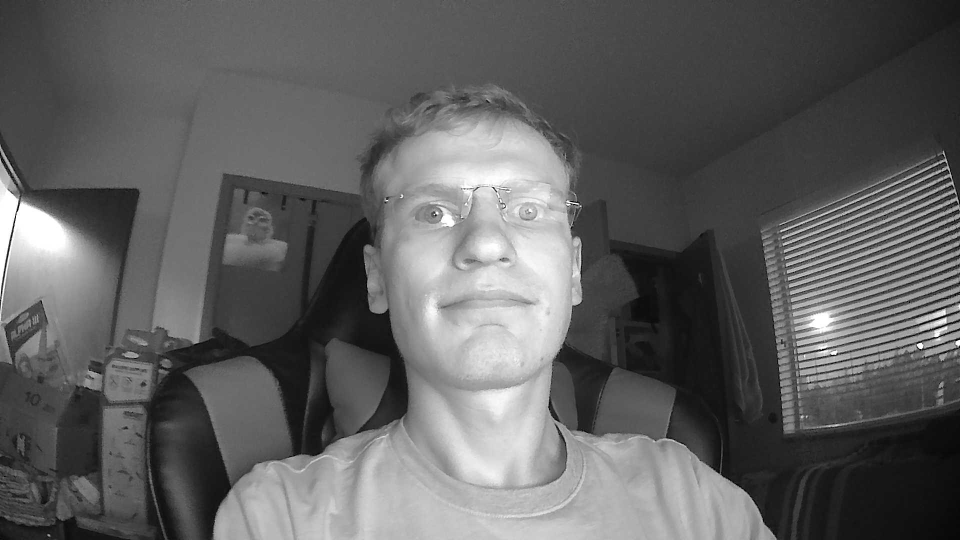
#> input picture Testing/poor_light_test.jpg, 1920 x 1080 px (shown at 1/2 size)
$ python pupil_detect.py
#> lines starting #> are read from the running program, lines starting #| are printed output that depends on the picture; after the words box and inside, x2 and y2 are one past the last pixel; in counts of white or black regions, pixels touching at a corner belong together
import cv2
import numpy

face_cascade = cv2.CascadeClassifier('../Models/haarcascade_frontalface_default.xml')
eye_cascade = cv2.CascadeClassifier('../Models/haarcascade_eye.xml')

detector_params = cv2.SimpleBlobDetector_Params()
detector_params.filterByArea = True
detector_params.maxArea = 1500
detector = cv2.SimpleBlobDetector_create(detector_params)

def grayscale(img):
    return cv2.cvtColor(img, cv2.COLOR_BGR2GRAY)

def get_face_img(img):
    gray_picture = grayscale(img)
    face_coords = face_cascade.detectMultiScale(gray_picture, 1.3, 5)
    x, y, w, h = face_coords[0]
    face = img[y:y+h, x:x+w] # cut the face frame out
    return face, face_coords

def blob_process(img, detector):
    gray_frame = cv2.cvtColor(img, cv2.COLOR_BGR2GRAY)
    _, img = cv2.threshold(gray_frame, 110, 255, cv2.THRESH_BINARY)
    # img = cv2.dilate(img, None, iterations=4) #2
    # img = cv2.erode(img, None, iterations=2) #1
    # img = cv2.medianBlur(img, 5) #3

    keypoints = detector.detect(img)
    return keypoints, img

img = cv2.imread("poor_light_test.jpg")
#> img is the input picture: shape (1080, 1920, 3); min 0, max 255, mean 96.3
face, face_coords = get_face_img(img)
#> in get_face_img, `face_coords = face_cascade.detectMultiScale(gray_picture, 1.3, 5)`: face_coords = [[712, 243, 500, 500]]
#> in get_face_img, `x, y, w, h = face_coords[0]`: x = 712; y = 243; w = 500
#> face_coords = [[712, 243, 500, 500]]
for (x,y,w,h) in face_coords:
    cv2.rectangle(img,(x,y),(x+w,y+h),(255,255,0),2)
#> this loop made 1 pass
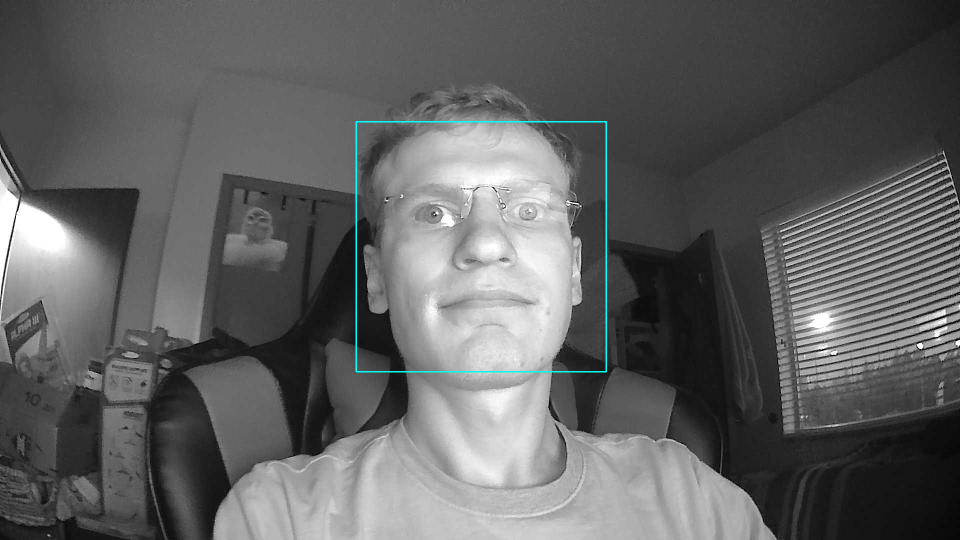
#> img: shape (1080, 1920, 3) (shown at 1/2 size); 0.29% of pixels changed, all inside (x1, y1, x2, y2) = (711, 242, 1214, 745)


cv2.imshow('my image',img)
gray_face = grayscale(face)
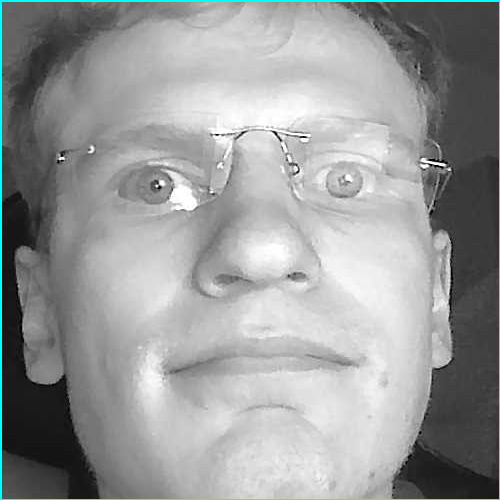
#> face: shape (500, 500, 3); mean B, G, R 154.1, 154.1, 151

eyes = eye_cascade.detectMultiScale(gray_face)
#> eyes = [[82, 135, 27, 27], [104, 136, 105, 105], [275, 255, 45, 45], [188, 246, 70, 70]]
cut_eyes = []
for cnt, (ex,ey,ew,eh) in enumerate(eyes):
    cv2.rectangle(face,(ex,ey),(ex+ew,ey+eh),(0,225,255),2)
    eye = face[ey:ey+eh, ex:ex+ew]
    cv2.imshow(f'eye_pre {cnt}', eye)
    keypoints, thresh_img = blob_process(eye, detector)
    cv2.imshow(f'eye_thresh {cnt}', thresh_img)
    eye_key = cv2.drawKeypoints(eye, keypoints, eye, (0, 0, 255), cv2.DRAW_MATCHES_FLAGS_DRAW_RICH_KEYPOINTS)
    cv2.imshow(f'eye_key {cnt}', eye_key)
    cut_eyes.append(eye)
#> this loop made 4 passes
#> pass 1, in blob_process, `_, img = cv2.threshold(gray_frame, 110, 255, cv2.THRESH_BINARY)`:
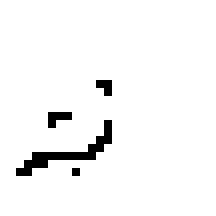
#> img: shape (27, 27) (shown 8 times larger); 96.3% white; black in thin lines or dots, all inside (x1, y1, x2, y2) = (2, 10, 14, 22)
#> pass 2, `eye = face[ey:ey+eh, ex:ex+ew]`:
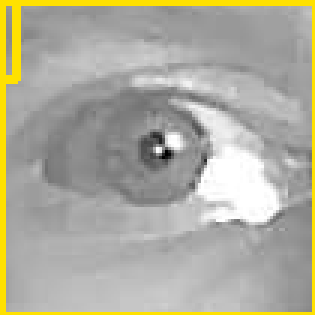
#> eye: shape (105, 105, 3) (shown 3 times larger); mean B, G, R 157.8, 172.2, 174.1
#> after the loop:
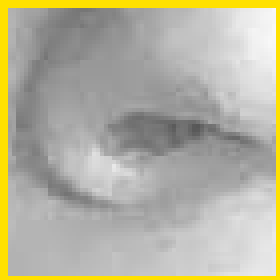
#> eye: shape (70, 70, 3) (shown 4 times larger); mean B, G, R 159.2, 178.1, 180.6
#> after the loop:
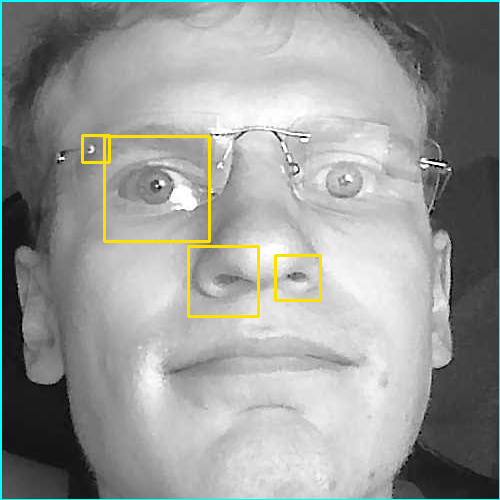
#> face: shape (500, 500, 3); 1.17% of pixels changed, all inside (x1, y1, x2, y2) = (81, 134, 322, 318)
#> after the loop, cut_eyes = 4 items


for cnt, eye in enumerate(cut_eyes):
    cv2.imshow(f'eye{cnt}', eye)
#> this loop made 4 passes
#> pass 1, `cv2.imshow(f'eye{cnt}', eye)`:
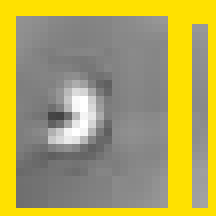
#> window 'eye0': shape (27, 27, 3) (shown 8 times larger); mean B, G, R 94.1, 164.1, 173.5
cv2.imshow('my image2',face)
cv2.waitKey(0)
cv2.destroyAllWindows()

$ run again, with Testing/test_face_image.jpg copied over Testing/poor_light_test.jpg
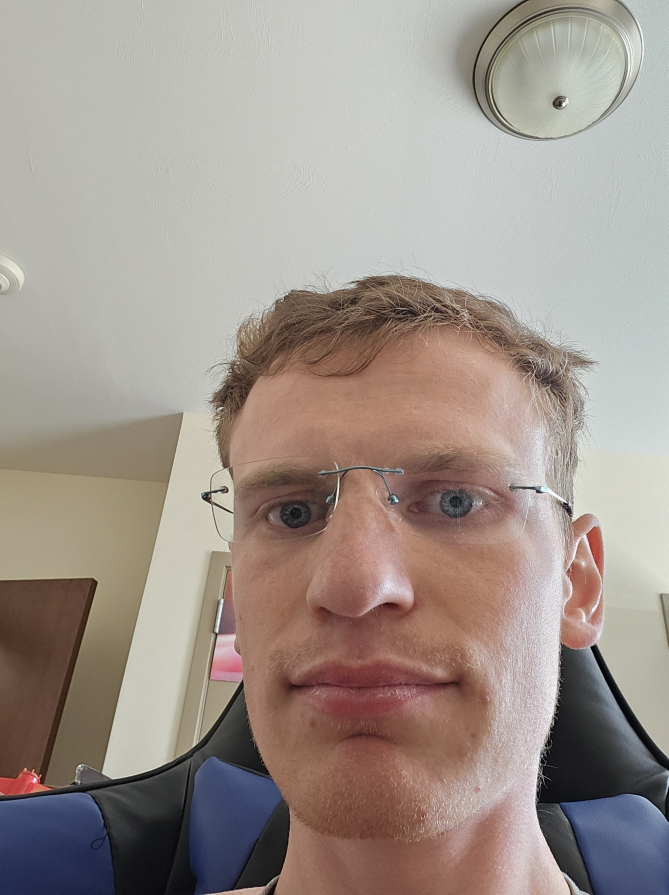
#> input picture Testing/test_face_image.jpg, 1337 x 1789 px (shown at 1/2 size)
#> img is the input picture: shape (1789, 1337, 3); mean B, G, R 140.5, 148, 159.3
#> in get_face_img, `face_coords = face_cascade.detectMultiScale(gray_picture, 1.3, 5)`: face_coords = [[313, 664, 876, 876]]
#> in get_face_img, `x, y, w, h = face_coords[0]`: x = 313; y = 664; w = 876
#> `face, face_coords = get_face_img(img)`: face_coords = [[313, 664, 876, 876]]
#> the loop `for (x,y,w,h) in face_coords:` made 1 pass
#> eyes = [[449, 313, 44, 44], [185, 287, 155, 155], [497, 255, 174, 174]]
#> the loop `for cnt, (ex,ey,ew,eh) in enumerate(eyes):` made 3 passes
#> pass 1, in blob_process, `_, img = cv2.threshold(gray_frame, 110, 255, cv2.THRESH_BINARY)`:
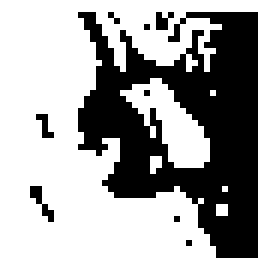
#> img: shape (44, 44) (shown 6 times larger); 63.2% white; 9 black regions (8 under 20 px), largest, box (x1, y1, x2, y2) and area: (13, 2, 43, 43) 685
#> after the loop `for cnt, (ex,ey,ew,eh) in enumerate(eyes):`:
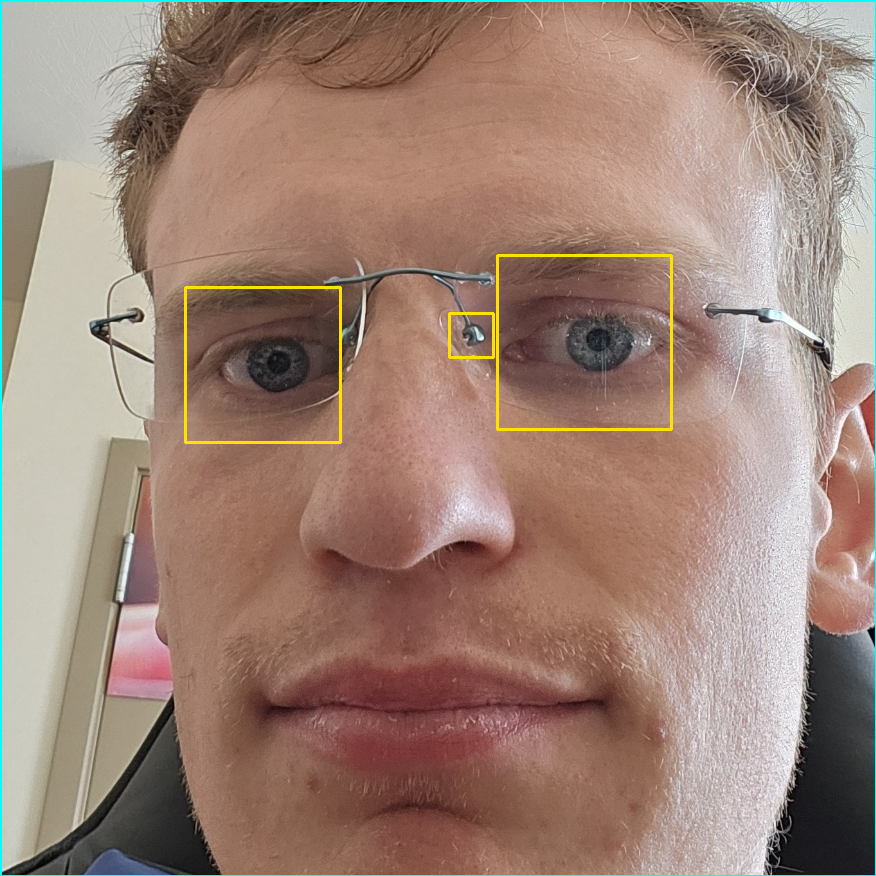
#> face: shape (876, 876, 3); mean B, G, R 118.2, 131.1, 156.8
#> after the loop `for cnt, (ex,ey,ew,eh) in enumerate(eyes):`: cut_eyes = 3 items
#> the loop `for cnt, eye in enumerate(cut_eyes):` made 3 passes
